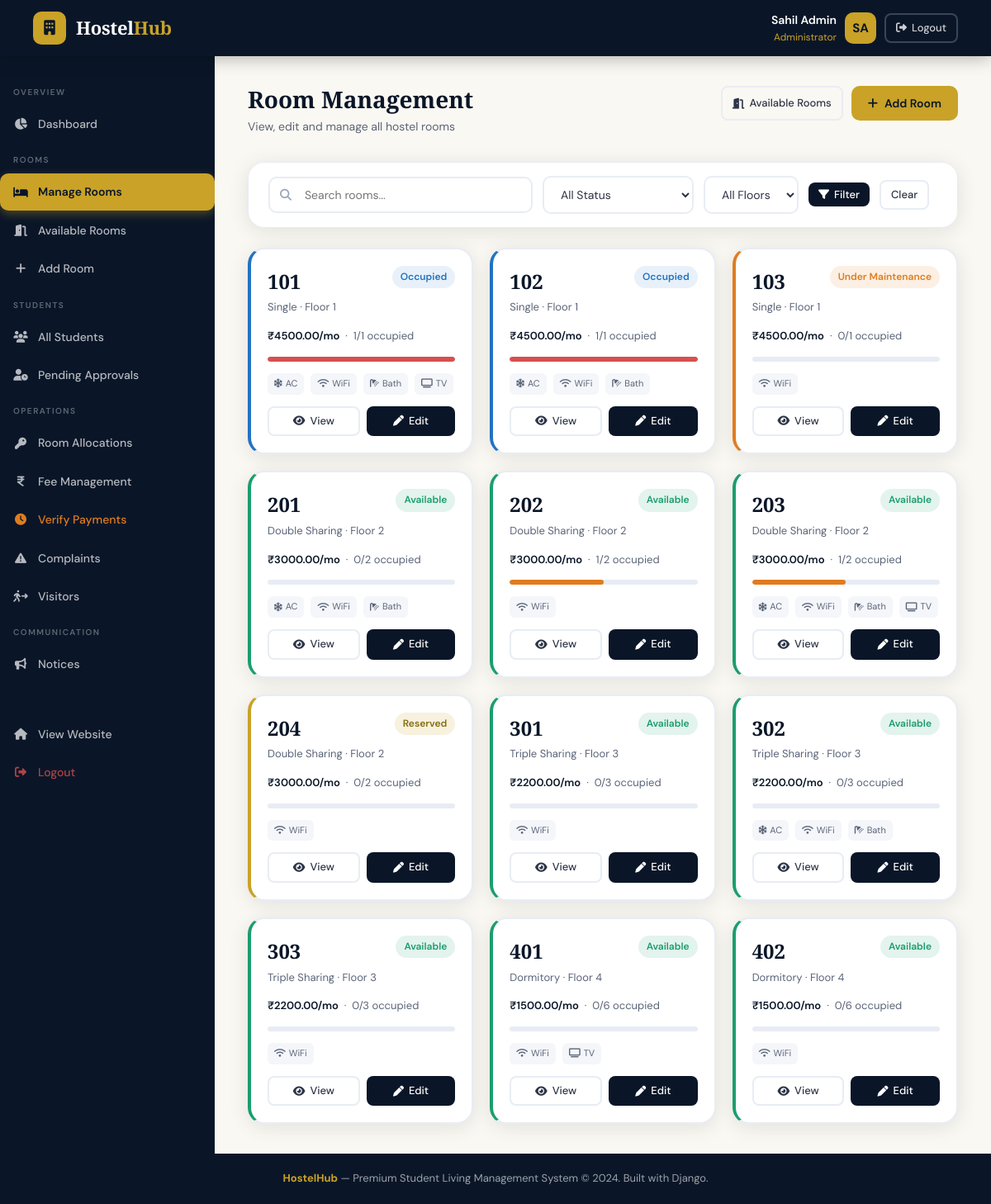
The app's page /admin-panel/rooms/ (signed in) with its own data.
### hostel_app/models.py (models this page shows, shortened)
class Room(models.Model):
    STATUS_CHOICES = [
        ('available', 'Available'),
        ('occupied', 'Occupied'),
        ('maintenance', 'Under Maintenance'),
        ('reserved', 'Reserved'),
    ]
    FLOOR_CHOICES = [(i, f'Floor {i}') for i in range(0, 11)]
    room_number = models.CharField(max_length=10, unique=True)
    room_type = models.ForeignKey(RoomType, on_delete=models.CASCADE, related_name='rooms')
    floor = models.IntegerField(choices=FLOOR_CHOICES, default=1)
    status = models.CharField(max_length=15, choices=STATUS_CHOICES, default='available')
    current_occupancy = models.IntegerField(default=0)
    has_ac = models.BooleanField(default=False)
    has_attached_bathroom = models.BooleanField(default=False)
    has_wifi = models.BooleanField(default=True)
    has_tv = models.BooleanField(default=False)
    notes = models.TextField(blank=True)
    created_at = models.DateTimeField(auto_now_add=True)
    updated_at = models.DateTimeField(auto_now=True)
    def occupancy_percent(self):
        if self.room_type.capacity == 0:
            return 0
        return int((self.current_occupancy / self.room_type.capacity) * 100)

class RoomType(models.Model):
    name = models.CharField(max_length=50)  # Single, Double, Triple, Dormitory
    capacity = models.IntegerField()
    price_per_month = models.DecimalField(max_digits=10, decimal_places=2)
    description = models.TextField(blank=True)
    amenities = models.TextField(blank=True)  # JSON-like comma separated

### hostel_app/views.py (the view)
# urls.py: path('admin-panel/rooms/', views.manage_rooms, name='manage_rooms'),
@login_required
@user_passes_test(is_admin)
def manage_rooms(request):
    rooms = Room.objects.select_related('room_type').all().order_by('room_number')
    status_filter = request.GET.get('status', '')
    floor_filter = request.GET.get('floor', '')
    if status_filter:
        rooms = rooms.filter(status=status_filter)
    if floor_filter:
        rooms = rooms.filter(floor=floor_filter)
    return render(request, 'hostel_app/admin/rooms.html', {
        'rooms': rooms,
        'status_filter': status_filter,
        'floor_filter': floor_filter,
        'status_choices': Room.STATUS_CHOICES,
        'floor_choices': Room.FLOOR_CHOICES,
    })

### hostel_app/views.py (called while the page is built)
def is_admin(user):
    return user.is_staff or user.is_superuser

### hostel_app/templates/hostel_app/admin/rooms.html (shortened to what this page needs)
{% extends 'hostel_app/admin/base_admin.html' %}
{% block admin_content %}
<div class="page-header fade-in">
    <div>
        <div class="page-title">Room Management</div>
        <div class="page-subtitle">View, edit and manage all hostel rooms</div>
    </div>
    <div style="display:flex;gap:10px;">
        <a href="{% url 'available_rooms' %}" class="btn btn-outline btn-sm"><i class="fa-solid fa-door-open"></i> Available Rooms</a>
        <a href="{% url 'add_room' %}" class="btn btn-gold"><i class="fa-solid fa-plus"></i> Add Room</a>
    </div>
</div>
<div class="card mb-24 fade-in fade-in-delay-1">
    <div class="card-body" style="padding:16px 24px;">
        <form method="get" style="display:flex;gap:12px;flex-wrap:wrap;align-items:center;">
            <div class="search-box">
                <i class="fa-solid fa-search search-icon"></i>
                <input type="text" name="search" class="form-control" placeholder="Search rooms..." value="{{ request.GET.search }}">
            </div>
            <select name="status" class="form-control" style="width:auto;">
                <option value="">All Status</option>
            </select>
            <select name="floor" class="form-control" style="width:auto;">
                <option value="">All Floors</option>
            </select>
            <button type="submit" class="btn btn-primary btn-sm"><i class="fa-solid fa-filter"></i> Filter</button>
            <a href="{% url 'manage_rooms' %}" class="btn btn-outline btn-sm">Clear</a>
        </form>
    </div>
</div>
<div class="room-grid fade-in fade-in-delay-2">
    {% for room in rooms %}
    <div class="room-card {{ room.status }}">
        <div style="display:flex;align-items:flex-start;justify-content:space-between;">
            <div>
                <div class="room-number">{{ room.room_number }}</div>
                <div class="room-type">{{ room.room_type.name }} · Floor {{ room.floor }}</div>
            </div>
            <span class="badge {% if room.status == 'available' %}badge-success{% elif room.status == 'occupied' %}badge-info{% elif room.status == 'maintenance' %}badge-warning{% else %}badge-gold{% endif %}">
                {{ room.get_status_display }}
            </span>
        </div>
        <div style="margin-top:14px;font-size:13px;color:var(--gray-600);">
            <span style="font-weight:600;color:var(--navy);">₹{{ room.room_type.price_per_month }}/mo</span>
            &nbsp;·&nbsp;
            {{ room.current_occupancy }}/{{ room.room_type.capacity }} occupied
        </div>
        <div class="occupancy-bar">
            <div class="occupancy-fill {% if room.occupancy_percent == 100 %}full{% elif room.occupancy_percent >= 50 %}half{% endif %}"
                 style="width:{{ room.occupancy_percent }}%"></div>
        </div>
        <div class="room-amenities">
            {% if room.has_ac %}<span class="amenity-tag"><i class="fa-solid fa-snowflake"></i> AC</span>{% endif %}
            {% if room.has_wifi %}<span class="amenity-tag"><i class="fa-solid fa-wifi"></i> WiFi</span>{% endif %}
            {% if room.has_attached_bathroom %}<span class="amenity-tag"><i class="fa-solid fa-shower"></i> Bath</span>{% endif %}
            {% if room.has_tv %}<span class="amenity-tag"><i class="fa-solid fa-tv"></i> TV</span>{% endif %}
        </div>
        <div style="margin-top:14px;display:flex;gap:8px;">
            <a href="{% url 'room_detail' room.pk %}" class="btn btn-outline btn-sm" style="flex:1;justify-content:center;">
                <i class="fa-solid fa-eye"></i> View
            </a>
            <a href="{% url 'edit_room' room.pk %}" class="btn btn-primary btn-sm" style="flex:1;justify-content:center;">
                <i class="fa-solid fa-pen"></i> Edit
            </a>
        </div>
    </div>
    {% endfor %}
</div>
{% endblock %}

### hostel_app/templates/hostel_app/base.html (shortened to what this page needs)
<!DOCTYPE html>
<html lang="en">
<head>
    <link rel="stylesheet" href="https://cdnjs.cloudflare.com/ajax/libs/font-awesome/6.5.0/css/all.min.css">
</head>
<body>
<nav class="navbar">
    <a href="{% url 'home' %}" class="navbar-brand">
        <div class="brand-icon"><i class="fa-solid fa-building"></i></div>
        <span class="brand-text">Hostel<span>Hub</span></span>
    </a>
    {% if user.is_authenticated %}
        <div class="user-menu">
            <div class="user-info">
                <div class="user-name">{{ user.get_full_name|default:user.username }}</div>
                <div class="user-role">{% if user.is_staff %}Administrator{% else %}Student{% endif %}</div>
            </div>
            <div class="avatar">{{ user.first_name|first|upper }}{{ user.last_name|first|upper }}</div>
            <a href="{% url 'logout' %}" class="btn btn-outline btn-sm" style="border-color:rgba(255,255,255,0.2);color:rgba(255,255,255,0.8);">
                <i class="fa-solid fa-right-from-bracket"></i> Logout
            </a>
        </div>
    {% else %}
        <div class="navbar-actions">
            <a href="{% url 'login' %}" class="btn btn-outline btn-sm" style="border-color:rgba(255,255,255,0.25);color:rgba(255,255,255,0.8);">Login</a>
            <a href="{% url 'register' %}" class="btn btn-gold btn-sm">Register</a>
        </div>
    {% endif %}
</nav>
{% block body %}{% endblock %}
<footer>
    <strong>HostelHub</strong> — Premium Student Living Management System &copy; 2024. Built with Django.
</footer>
</body>
</html>

### records on screen
Room: room_number "101", room_type.name "Single", floor "1", status "Occupied", room_type.price_per_month "4500.00", current_occupancy "1", room_type.capacity "1", has_ac True (drawn), has_wifi True (drawn), has_attached_bathroom True (drawn), has_tv True (drawn)
Room: room_number "102", room_type.name "Single", floor "1", status "Occupied", room_type.price_per_month "4500.00", current_occupancy "1", room_type.capacity "1", has_ac True (drawn), has_wifi True (drawn), has_attached_bathroom True (drawn)
Room: room_number "103", room_type.name "Single", floor "1", status "Under Maintenance", room_type.price_per_month "4500.00", current_occupancy "0", room_type.capacity "1", has_wifi True (drawn)
Room: room_number "201", room_type.name "Double Sharing", floor "2", status "Available", room_type.price_per_month "3000.00", current_occupancy "0", room_type.capacity "2", has_ac True (drawn), has_wifi True (drawn), has_attached_bathroom True (drawn)
Room: room_number "202", room_type.name "Double Sharing", floor "2", status "Available", room_type.price_per_month "3000.00", current_occupancy "1", room_type.capacity "2", has_wifi True (drawn)
Room: room_number "203", room_type.name "Double Sharing", floor "2", status "Available", room_type.price_per_month "3000.00", current_occupancy "1", room_type.capacity "2", has_ac True (drawn), has_wifi True (drawn), has_attached_bathroom True (drawn), has_tv True (drawn)
Room: room_number "204", room_type.name "Double Sharing", floor "2", status "Reserved", room_type.price_per_month "3000.00", current_occupancy "0", room_type.capacity "2", has_wifi True (drawn)
Room: room_number "301", room_type.name "Triple Sharing", floor "3", status "Available", room_type.price_per_month "2200.00", current_occupancy "0", room_type.capacity "3", has_wifi True (drawn)
Room: room_number "302", room_type.name "Triple Sharing", floor "3", status "Available", room_type.price_per_month "2200.00", current_occupancy "0", room_type.capacity "3", has_ac True (drawn), has_wifi True (drawn), has_attached_bathroom True (drawn)
Room: room_number "303", room_type.name "Triple Sharing", floor "3", status "Available", room_type.price_per_month "2200.00", current_occupancy "0", room_type.capacity "3", has_wifi True (drawn)
Room: room_number "401", room_type.name "Dormitory", floor "4", status "Available", room_type.price_per_month "1500.00", current_occupancy "0", room_type.capacity "6", has_wifi True (drawn), has_tv True (drawn)
Room: room_number "402", room_type.name "Dormitory", floor "4", status "Available", room_type.price_per_month "1500.00", current_occupancy "0", room_type.capacity "6", has_wifi True (drawn)

### other values on screen
{{ user.get_full_name|default:user.username }} "Sahil Admin"
{{ user.first_name|first|upper }} "S"
{{ user.last_name|first|upper }} "A"
